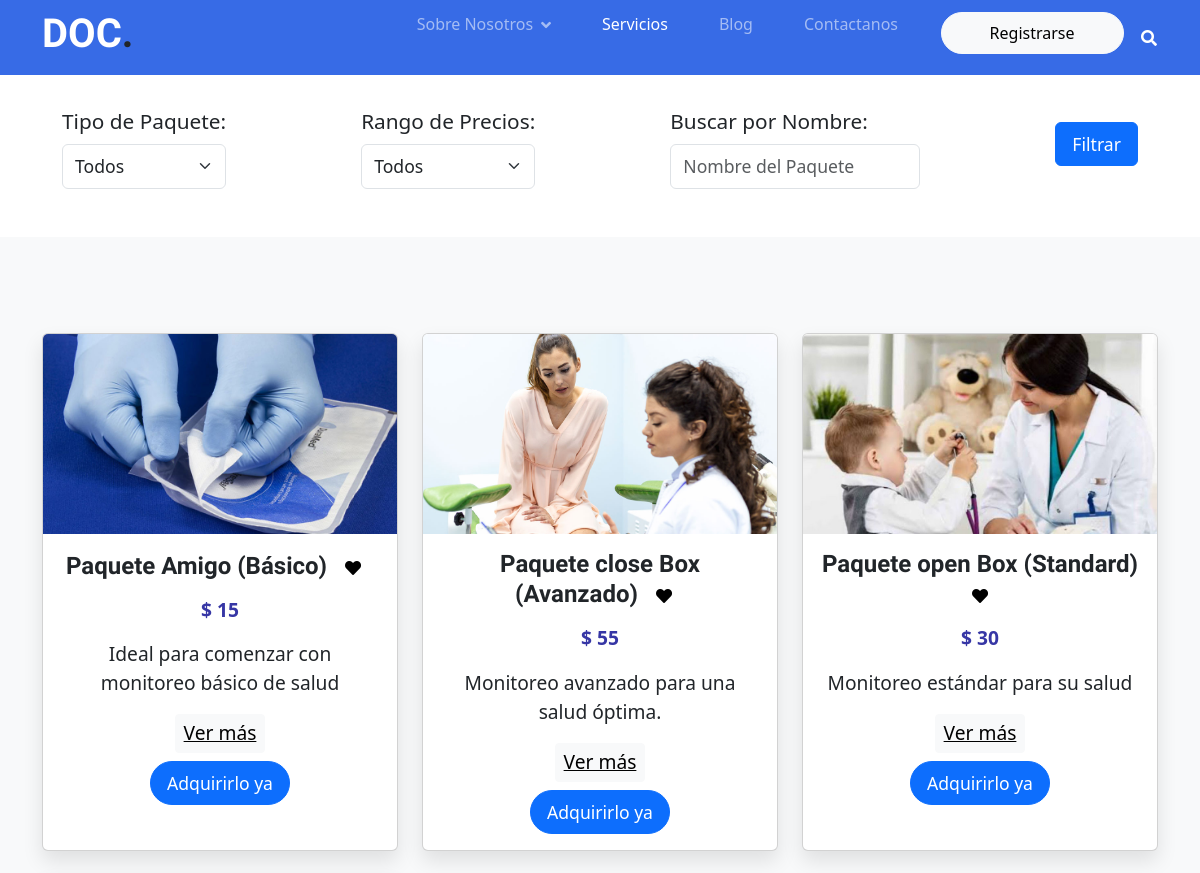
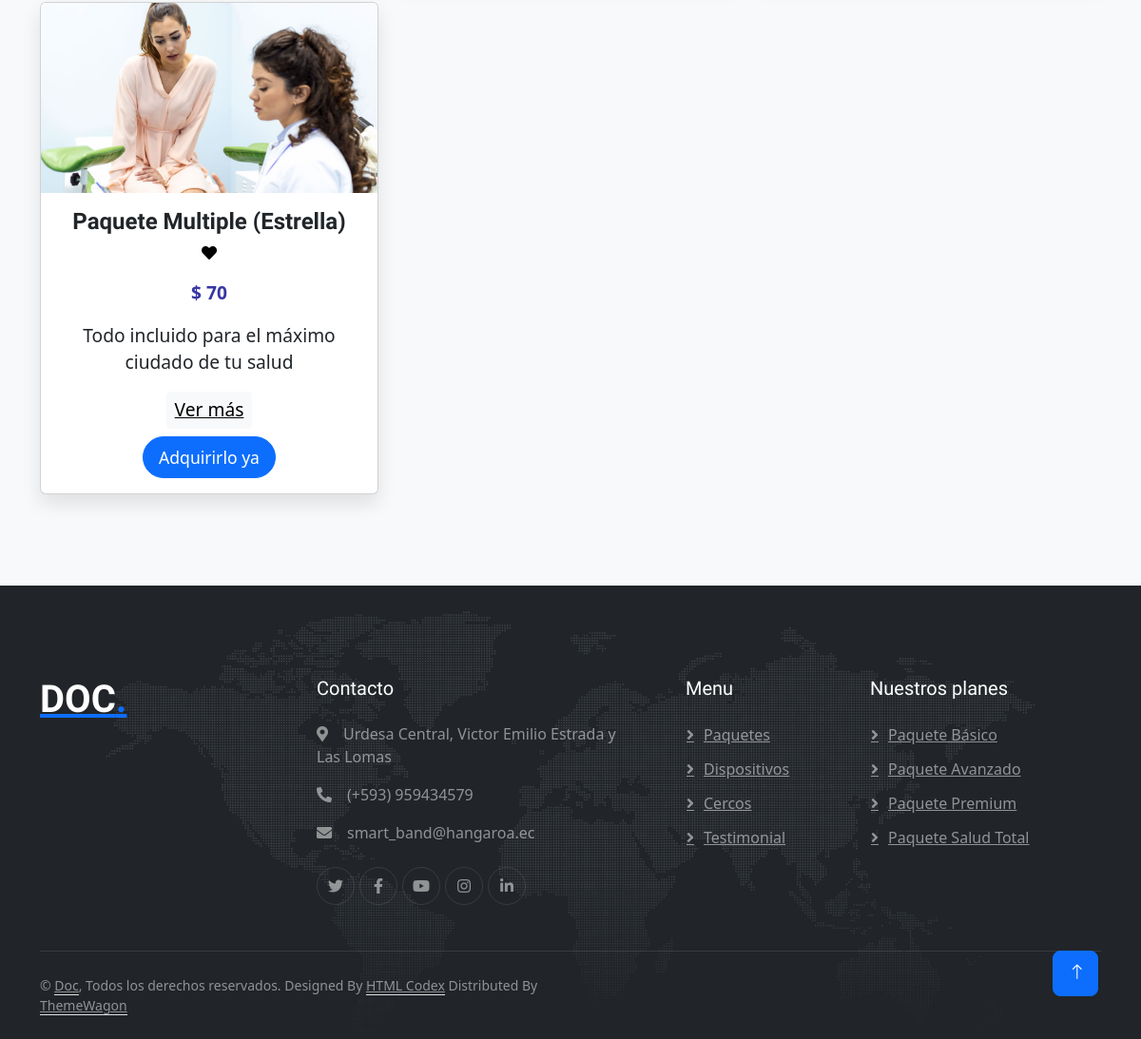
/paquetes/, run on the app's committed database (2 pictures, top to bottom).
### myapp/models.py (models this page shows, shortened)
class Paquete(models.Model):
    name = models.CharField(max_length=200)
    descripcion = models.CharField(max_length=500)
    descripcion_detallada = models.TextField(blank=True)
    valor = models.IntegerField(default=0)
    servicios = models.ManyToManyField(Servicio, through='PaqueteServicio', related_name='paquetes')

### myapp/views.py (the view)
# urls.py: path('paquetes/', views.paquetes),
def paquetes(request):
    paquetes = Paquete.objects.prefetch_related('imagenes','servicios').all()
    return render(request, 'paquetes.html', {'paquetes': paquetes})

### myapp/templates/paquetes.html (shortened to what this page needs)
<!DOCTYPE html>
<html lang="en">
{% extends 'base.html' %}
{% load static %}
{% block content %}
<head>
    <link href="{% static 'css/style.css' %}" rel="stylesheet">
    <link href="{% static 'css/bootstrap.min.css' %}" rel="stylesheet">
    <link href="https://cdn.jsdelivr.net/npm/bootstrap@5.3.3/dist/css/bootstrap.min.css" rel="stylesheet">
</head>
<body>
    {% include 'navbarAzul.html' %}
    <div class="container my-4">
        <div class="row">
            <div class="col-12">
                <form>
                    <div class="row g-3 align-items-center justify-content-between">
                        <div class="col-auto">
                            <label for="tipoPaquete" class="col-form-label">Tipo de Paquete:</label>
                            <select id="tipoPaquete" class="form-select">
                                <option selected>Todos</option>
                            </select>
                        </div>
                        <div class="col-auto">
                            <label for="rangoPrecios" class="col-form-label">Rango de Precios:</label>
                            <select id="rangoPrecios" class="form-select">
                                <option selected>Todos</option>
                            </select>
                        </div>
                        <div class="col-auto">
                            <label for="nombrePaquete" class="col-form-label">Buscar por Nombre:</label>
                            <input type="text" id="nombrePaquete" class="form-control" placeholder="Nombre del Paquete">
                        </div>
                        <div class="col-auto">
                            <button type="submit" class="btn btn-primary">Filtrar</button>
                        </div>
                    </div>
                </form>
            </div>
        </div>
    </div>
    <div class="container-fluid bg-light mt-5 py-5">
        <div class="container py-5">
            <div class="row row-cols-1 row-cols-md-3 g-4">
            {% for paquete in paquetes %}
                <div class="col">
                <div class="card h-100 shadow-custom">
                    <img src="{% static 'img/paquete' %}{{ paquete.id }}.jpg" class="card-img-top img-fluid" alt="{{ paquete.name }}">
                    <div class="card-body text-center">
                    <h5 class="card-title">
                        <span class="package-title">{{ paquete.name }}</span>
                        <button class="btn favorite-btn"><i class="fa fa-heart"></i></button>
                    </h5>
                    <p class="card-text price-text"> $ {{ paquete.valor }}</p>
                    <p class="card-text">{{ paquete.descripcion }}</p>
                    <div class="d-flex justify-content-center flex-column align-items-center">
                        <a class="btn btn-sm btn-light mb-2 btn-action btn-ver-mas" href="/detallePaquete/{{ paquete.id }}">Ver más</a>
                        <a class="btn btn-primary btn-sm rounded-pill px-3 btn-action" href="/pagos/{{ paquete.id }}">Adquirirlo ya</a>
                    </div>
                    </div>
                </div>
                </div>
            {% endfor %}
            </div>
        </div>
    </div>
    {% include 'footer.html' %}
    <a href="#" class="btn btn-lg btn-primary btn-lg-square back-to-top pt-2"><i class="bi bi-arrow-up"></i></a>
</body>
{% endblock %}

### myapp/static/css/style.css (style rules this page uses)
:root { --primary: #1363C6; --secondary: #15ACE1; --light: #F4F7FE; --dark: #14183E; }
.back-to-top { position: fixed; display: none; right: 45px; bottom: 45px; z-index: 99; }
h4, h5, h6, .fw-medium { font-weight: 500 !important; }
.btn { font-weight: 500; transition: .5s; }
.btn-lg-square { width: 48px; height: 48px; }
.btn-square, .btn-sm-square, .btn-lg-square { padding: 0; display: flex; align-items: center; justify-content: center; font-weight: normal; border-radius: 50px; }
body { margin-top: 20px; background: #eee; }
.form-control { border-radius: 10px; }
.btn-primary { border-radius: 20px; border: 0; padding: 10px 24px; }
.btn-action { margin: 0 5px; padding: 5px 20px; }
.btn-primary.btn-action { color: #fff; }
.btn-light { margin-bottom: 10px; }
.shadow-custom { box-shadow: 0 4px 8px 0 rgba(0, 0, 0, 0.2), 0 6px 20px 0 rgba(0, 0, 0, 0.19); }

### myapp/templates/paquetes.html (style rules this page uses)
.card { transition: box-shadow .3s ease-in-out; box-shadow: 0 10px 20px rgba(0,0,0,0.1); }
.card-img-top { height: 200px; object-fit: cover; }
.package-title { font-size: 1.5rem; font-weight: bold; }
.price-text { font-size: 1.4rem; color: rgb(54, 54, 165); font-weight: bold; }
.col-form-label { font-size: 1.3rem; }
.btn-ver-mas { font-size: 1.2rem; text-decoration: underline; }
.card-text { font-size: 1.2rem; }
.favorite-btn .fa-heart { color: black; }
.form-select, .form-control { font-size: 1.1rem; padding: .5rem .75rem; width: 100%; max-width: 250px; }
.btn-primary { font-size: 1.1rem; padding: .5rem 1rem; }
.row.g-3 > div:first-child { margin-left: 20px; }
.row.g-3 > div:last-child { margin-right: 20px; }

### data on the page
Paquete: shows a picture, name "Paquete Amigo (Básico)", valor "15", descripcion "Ideal para comenzar con monitoreo básico de salud"
Paquete: name "Paquete close Box (Avanzado)", valor "55", descripcion "Monitoreo avanzado para una salud óptima."
Paquete: shows a picture, name "Paquete open Box (Standard)", valor "30", descripcion "Monitoreo estándar para su salud"
Paquete: name "Paquete Multiple (Estrella)", valor "70", descripcion "Todo incluido para el máximo ciudado de tu salud"
